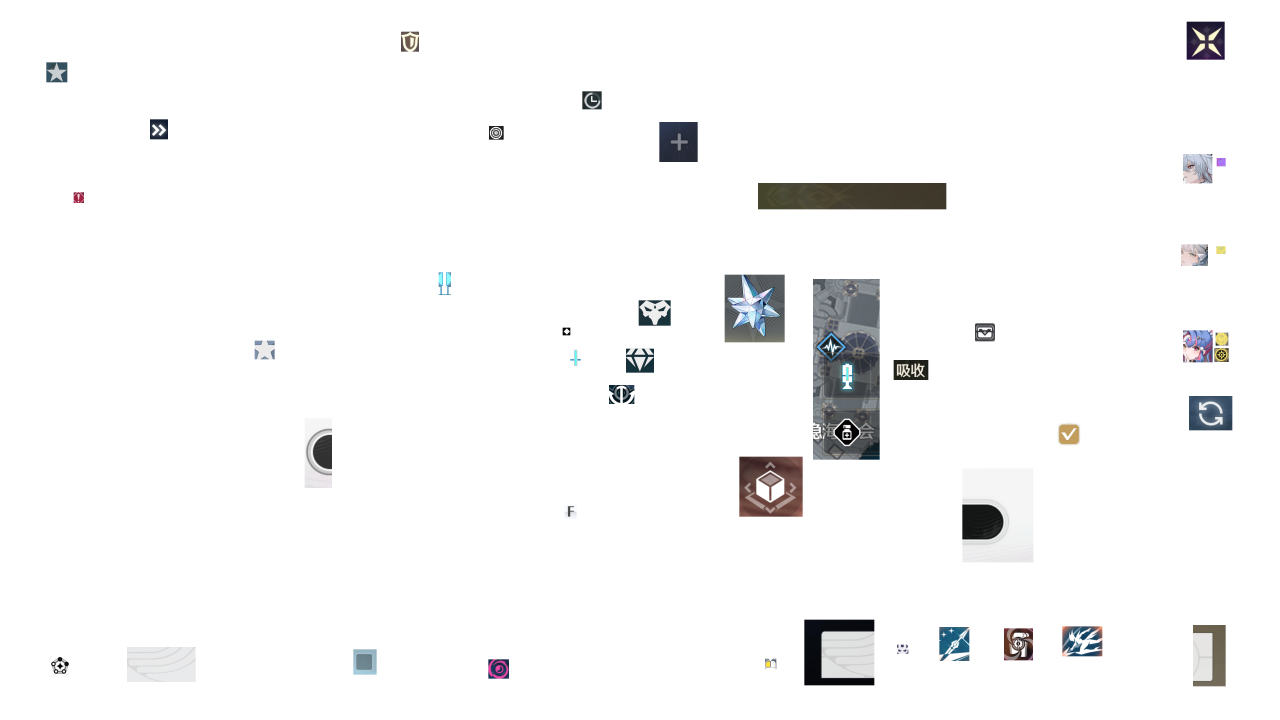
#> input picture assets/images/0.png, 3840 x 2160 px (shown at 1/3 size)
$ python -i auto_cycle.py   (imports and definitions only)
#> lines starting #> are read from the running program, lines starting #| are printed output that depends on the picture
#> further down, picture is the input picture: shape (2160, 3840, 3); mean B, G, R 246.9, 246.7, 246.7
### training/motion/common.py
from __future__ import annotations

import json
import re
from pathlib import Path

import cv2

ROOT = Path(__file__).resolve().parents[2]
DATA_ROOT = ROOT / "training_data" / "motion"
DEFAULT_ROI = (0.12, 0.04, 0.76, 0.92)  # x, y, w, h, normalized


# [45 lines left out: functions safe_character, character_root, video_info, parse_roi, not called in this run]


def crop_roi(frame, roi):
#> called with roi = (0.12, 0.04, 0.76, 0.92)
    height, width = frame.shape[:2]
#> height = 2160; width = 3840
    x, y, w, h = roi
    left = max(0, min(width - 1, round(x * width)))
#> left = 461
    top = max(0, min(height - 1, round(y * height)))
#> top = 86
    right = max(left + 1, min(width, round((x + w) * width)))
#> right = 3379
    bottom = max(top + 1, min(height, round((y + h) * height)))
#> bottom = 2074
    return frame[top:bottom, left:right]
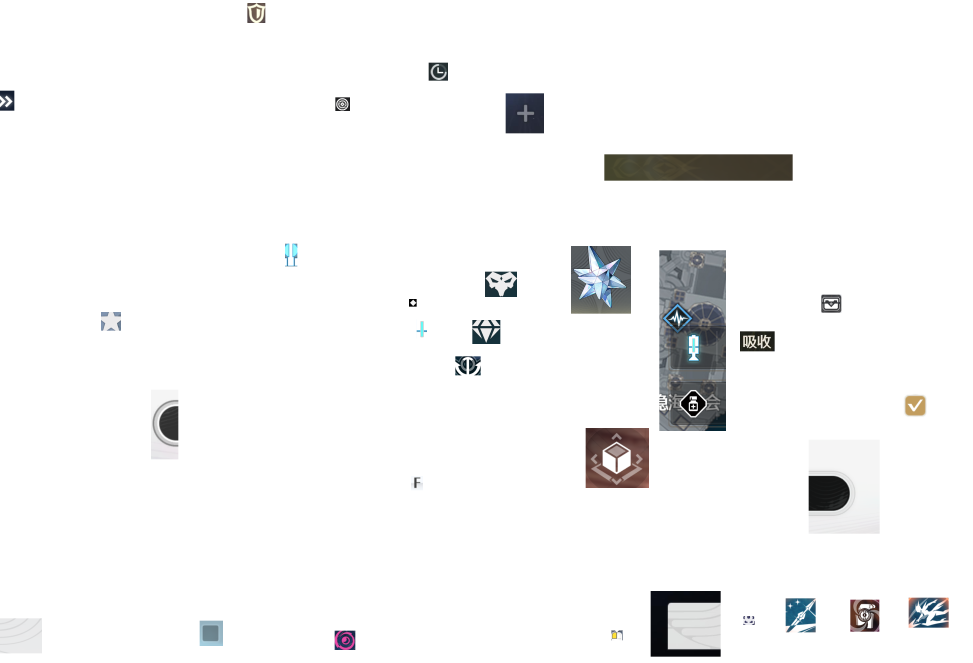
#> returned value: shape (1988, 2918, 3) (shown at 1/3 size); mean of channels 0, 1, 2 245, 244.9, 244.7; drawn as B, G, R


def read_json(path: Path):
    return json.loads(path.read_text(encoding="utf-8"))


def write_json(path: Path, value) -> None:
    path.parent.mkdir(parents=True, exist_ok=True)
    path.write_text(json.dumps(value, ensure_ascii=False, indent=2), encoding="utf-8")

### training/motion/auto_cycle.py
from __future__ import annotations

import argparse
from pathlib import Path

import cv2
import numpy as np

from common import DEFAULT_ROI, character_root, crop_roi, parse_roi, video_info, write_json


def _normalize(vector: np.ndarray) -> np.ndarray:
    vector = vector.astype(np.float32, copy=False)
    vector -= float(vector.mean())
    norm = float(np.linalg.norm(vector))
    if norm < 1e-6:
        return np.zeros_like(vector, dtype=np.float32)
    return vector / norm


def frame_feature(frame: np.ndarray, roi=DEFAULT_ROI, size: int = 48) -> np.ndarray:
    crop = crop_roi(frame, roi)
    gray = cv2.cvtColor(crop, cv2.COLOR_BGR2GRAY)
    gray = cv2.resize(gray, (size, size), interpolation=cv2.INTER_AREA)
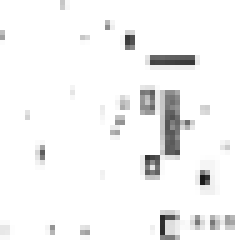
#> gray: shape (48, 48) (shown 5 times larger); min 22, max 255, mean 244.8
    gray = cv2.equalizeHist(gray)
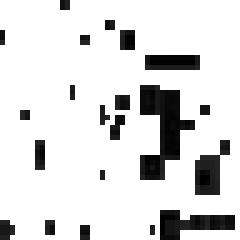
#> gray: shape (48, 48) (shown 5 times larger); min 0, max 255, mean 219.9
    edges = cv2.Canny(gray, 70, 160)
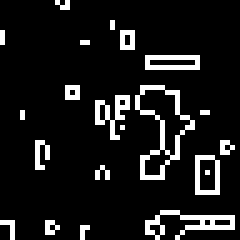
#> edges: shape (48, 48) (shown 5 times larger); 10.3% white in thin lines or dots
    appearance = gray.astype(np.float32) / 255.0
    edge = edges.astype(np.float32) / 255.0
#> edge: shape (48, 48) float32; values 0 (black) and 1 (white), 10.3% white in thin lines or dots
    return _normalize(np.concatenate((appearance.reshape(-1), edge.reshape(-1))))
#> in _normalize, `vector = vector.astype(np.float32, copy=False)`: vector = 4608 values, max 1 at index 0, min 0 at index 1720, mean 0.483
#> in _normalize, `vector -= float(vector.mean())`: vector = 4608 values, max 0.517 at index 0, min -0.483 at index 1720, mean 0
#> in _normalize, `norm = float(np.linalg.norm(vector))`: norm = 33.58


# [466 lines left out: functions _sample_video, _motion_features, _trimmed_mean, estimate_period, _choose_anchor, _reference_feature and 8 more, not called in this run]


# [2 lines not run here, left out]

>>> import cv2
>>> picture = cv2.imread('../../assets/images/0.png')
>>> result = frame_feature(picture)
#> result = 4608 values, max 0.0154 at index 0, min -0.0144 at index 1720, mean 8.28e-10
